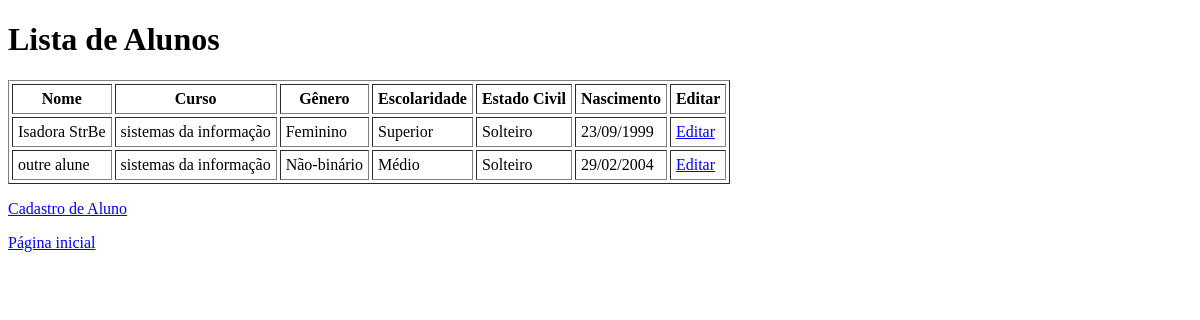
Page /alunos/ on the earlier database version.
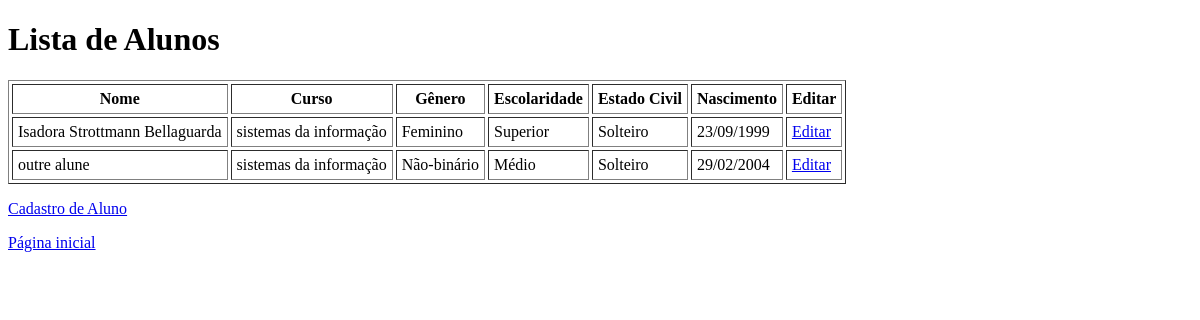
Same page on the later database version.
### academico/models.py (models this page shows, shortened)
class Aluno(models.Model):
    nome = models.CharField("digite o nome: ", max_length=100)
    data_nascimento = models.DateField("informe a data de nascimento: ", )
    cpf = models.CharField("digite o cpf: ", max_length=14, unique=True)
    genero = models.CharField(
        "selecione o gênero: ", max_length=2, choices=GENERO_CHOICES)
    estado_civil = models.CharField("selecione o estado civil: ",
                                    max_length=30, choices=ESTADO_CIVIL_CHOICES)
    escolaridade = models.CharField("selecione o nível de escolaridade: ",
                                    max_length=50, choices=ESCOLARIDADE_CHOICES)
    curso = models.ForeignKey(
        Curso, on_delete=models.CASCADE, verbose_name="selecione o curso: ",)

class Curso(models.Model):
    nome = models.CharField("digite o nome: ", max_length=100)
    def __str__(self):
        return self.nome

### academico/views.py (the view)
# urls.py: path('alunos/', views.alunos, name='alunos'),
def alunos(request):
    alunos = Aluno.objects.all()
    dados = {
        'alunos': alunos,
    }
    return render(request, 'academico/lista_alunos.html', dados)

### academico/templates/academico/lista_alunos.html (shortened to what this page needs)
<!DOCTYPE html>
<html lang="en">
<head>
</head>
<body>
    <h1>Lista de Alunos</h1>
    <table border="1" cellpadding="5" cellspacing="3">
        <tr>
            <th>Nome</th>
            <th>Curso</th>
            <th>Gênero</th>
            <th>Escolaridade</th>
            <th>Estado Civil</th>
            <th>Nascimento</th>
            <th>Editar</th>
        </tr>
        {% for aluno in alunos %}
        <tr>
            <td>{{ aluno.nome }}</td>
            <td>{{ aluno.curso }}</td>
            <td>{{ aluno.get_genero_display }}</td>
            <td>{{ aluno.get_escolaridade_display }}</td>
            <td>{{ aluno.get_estado_civil_display }}</td>
            <td>{{ aluno.data_nascimento|date:"d/m/Y" }}</td>
            <td><a href="{% url 'editar_aluno' aluno.id %}">Editar</a></td>
        </tr>
        {% endfor %}
    </table>
    <p><a href=" {% url 'cadastrar_aluno' %}">Cadastro de Aluno</a></p>
    <p><a href=" {% url 'index' %}">Página inicial</a></p>
</body>
</html>

Differences in the rows shown:
changed Aluno "Feminino": nome "Isadora StrBe" → "Isadora Strottmann Bellaguarda"
